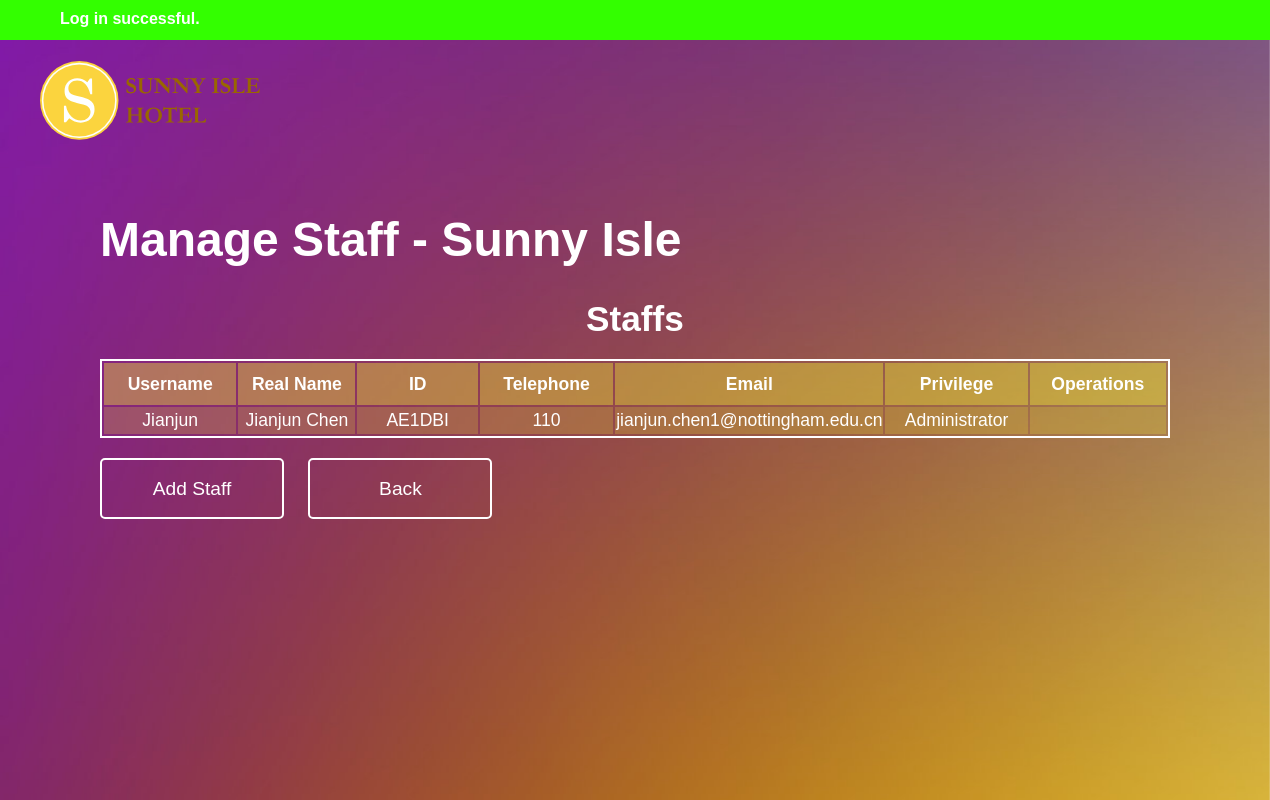
The page /hotel_management/manage_staff/index.php (signed in) on the database its author committed.
### tables this page shows
CREATE TABLE staff(
	username VARCHAR(64),
	password VARCHAR(64) NOT NULL,
	realname VARCHAR(64) NOT NULL,
	ID VARCHAR(32) UNIQUE NOT NULL,
	tel VARCHAR(32) NOT NULL,
	email VARCHAR(64) NOT NULL,
	isAdmin Boolean NOT NULL DEFAULT FALSE,
	CONSTRAINT staffPK PRIMARY KEY (username)
)CHARACTER SET utf8;

### hotel_management/manage_staff/index.php (the view, shortened to what this page needs)
<!DOCTYPE html>
<html>
<head>
	<link rel="stylesheet" type="text/css" href="index.css">
</head>
<body>
	<?php
		if(isset($_SESSION['notificationType'])){
			echo("<div class=\"" . $_SESSION['notificationType'] . "\" id=\"notification\">" . $_SESSION['notification'] . "</div>");
		}
	?>
	<div id="background"></div>
	<div id="home"></div>
	<div id="main">
		<?php
			if(!isset($_SESSION['userType'])){
				echo("
					<h1>You are not logged in!</h1>
					<p>You may wish to <a href=\"../../staff_login\">log in</a> first.</p>
				");
			}else if($_SESSION['userType'] != "administrator"){
				echo("
					<h1>You are not logged in as administrator!</h1>
				");
			}else{
				try{
					echo("
						<h1>Manage Staff - Sunny Isle</h1>
						<table>
							<caption>Staffs</caption>
							<tr>
								<th>Username</th>
								<th>Real Name</th>
								<th>ID</th>
								<th>Telephone</th>
								<th>Email</th>
								<th>Privilege</th>
								<th>Operations</th>
							</tr>
					");
					$conn = new PDO("mysql:host=localhost;dbname=scyjc1", "scyjc1", "Jizhou990528");
					$conn->setAttribute(PDO::ATTR_ERRMODE, PDO::ERRMODE_EXCEPTION);
					$stmt = $conn->prepare('SELECT * FROM staff ORDER BY ID');
					$stmt->execute();
					$staffs = $stmt->fetchAll();
					foreach($staffs as $staff){
						echo("<tr>");
						echo("<td>" . $staff["username"] . "</td>");
						echo("<td>" . $staff["realname"] . "</td>");
						echo("<td>" . $staff["ID"] . "</td>");
						echo("<td>" . $staff["tel"] . "</td>");
						echo("<td>" . $staff["email"] . "</td>");
						if($staff["isAdmin"] == TRUE){
							echo("<td>Administrator</td>");
						}else{
							echo("<td>Staff</td>");
						}
						echo("<td>");
						echo("</td>");
						echo("</tr>");
					}
					echo("
						</table>
						<form id=\"form\" action=\"update_staff/index.php\" method=\"POST\">
							<input type=\"hidden\" id=\"staffName\" name=\"staffName\">
						</form>
						<div id=\"add_staff\">Add Staff</div>
						<div id=\"back\">Back</div>
					");
				}catch(PDOException $e){
					$_SESSION['notification'] = $e->getMessage();
					$_SESSION['notificationType'] = "error";
					exit(header("Location: ../"));
				}
			}
		?>
	</div>
</body>
</html>

### hotel_management/manage_staff/index.css (style rules this page uses)
body { font-family: sans-serif; margin: 0px; padding-bottom: 100px; }
h1 { color: white; font-size: 3em; }
table { color: white; font-size: 1.1em; margin-top: 20px; border: 2px solid white; text-align: center; }
caption { font-size: 2em; font-weight: bold; margin-bottom: 20px; }
th { background-color: #FF33; width: 180px; height: 40px; }
tr { background-color: #FF33; }
td { height: 25px; }
.success { color: white; font-weight: bold; background-color: #33FF00; width: 100%; height: 30px; padding-top: 10px; padding-left: 60px; }
#background { position: fixed; z-index: -1; background-image: url(images/background.jpg); background-repeat: no-repeat; background-size: 100% 100%; width: 100vw; height: 100vh; }
#home { float: left; background-image: url(images/logo.svg); background-repeat: no-repeat; background-size: 100%; background-position: center center; width: 240px; height: 80px; margin: 20px 0px 0px 40px; cursor: pointer; }
#main { clear: both; padding-top: 40px; padding-left: 100px; padding-right: 100px; }
#add_staff { color: white; text-align: center; display: inline-block; font-size: 1.2em; border: 2px solid white; border-radius: 5px; width: 180px; height: 39px; margin-top: 20px; margin-right: 20px; padding-top: 18px; cursor: pointer; }
#back { color: white; text-align: center; display: inline-block; font-size: 1.2em; border: 2px solid white; border-radius: 5px; width: 180px; height: 39px; margin-top: 20px; margin-right: 20px; padding-top: 18px; cursor: pointer; }

### rows shown on the page
staff: username "Jianjun", realname "Jianjun Chen", ID "AE1DBI", tel "110", email "jianjun.chen1@nottingham.edu.cn", isAdmin "Administrator"

### other values the page prints
$_SESSION['notification'] "Log in successful."
